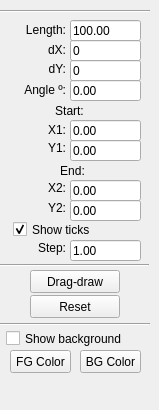
          <widget class="QWidget" name="page_3">
           <widget class="QFrame" name="fRuler">
            <property name="geometry">
             <rect>
              <x>0</x>
              <y>10</y>
              <width>150</width>
              <height>391</height>
             </rect>
            </property>
            <property name="frameShape">
             <enum>QFrame::Shape::NoFrame</enum>
            </property>
            <property name="frameShadow">
             <enum>QFrame::Shadow::Raised</enum>
            </property>
            <widget class="QPushButton" name="pbResetRuler">
             <property name="geometry">
              <rect>
               <x>30</x>
               <y>285</y>
               <width>90</width>
               <height>23</height>
              </rect>
             </property>
             <property name="text">
              <string>Reset</string>
             </property>
            </widget>
            <widget class="QLineEdit" name="ledRulerX">
             <property name="geometry">
              <rect>
               <x>70</x>
               <y>110</y>
               <width>71</width>
               <height>21</height>
              </rect>
             </property>
             <property name="text">
              <string>0.00</string>
             </property>
            </widget>
            <widget class="QLineEdit" name="ledRulerY">
             <property name="geometry">
              <rect>
               <x>70</x>
               <y>130</y>
               <width>71</width>
               <height>21</height>
              </rect>
             </property>
             <property name="text">
              <string>0.00</string>
             </property>
            </widget>
            <widget class="QLabel" name="label_13">
             <property name="geometry">
              <rect>
               <x>5</x>
               <y>130</y>
               <width>61</width>
               <height>16</height>
              </rect>
             </property>
             <property name="text">
              <string>Y1:</string>
             </property>
             <property name="alignment">
              <set>Qt::AlignmentFlag::AlignRight|Qt::AlignmentFlag::AlignTrailing|Qt::AlignmentFlag::AlignVCenter</set>
             </property>
            </widget>
            <widget class="QLabel" name="label_10">
             <property name="geometry">
              <rect>
               <x>5</x>
               <y>112</y>
               <width>61</width>
               <height>16</height>
              </rect>
             </property>
             <property name="text">
              <string>X1:</string>
             </property>
             <property name="alignment">
              <set>Qt::AlignmentFlag::AlignRight|Qt::AlignmentFlag::AlignTrailing|Qt::AlignmentFlag::AlignVCenter</set>
             </property>
            </widget>
            <widget class="QLineEdit" name="ledRulerTicksLength">
             <property name="geometry">
              <rect>
               <x>70</x>
               <y>230</y>
               <width>71</width>
               <height>21</height>
              </rect>
             </property>
             <property name="text">
              <string>1.00</string>
             </property>
            </widget>
            <widget class="QCheckBox" name="cbRulerTicksLength">
             <property name="geometry">
              <rect>
               <x>13</x>
               <y>211</y>
               <width>126</width>
               <height>17</height>
              </rect>
             </property>
             <property name="text">
              <string>Show ticks</string>
             </property>
             <property name="checked">
              <bool>true</bool>
             </property>
            </widget>
            <widget class="QLineEdit" name="ledRulerY2">
             <property name="geometry">
              <rect>
               <x>70</x>
               <y>190</y>
               <width>71</width>
               <height>21</height>
              </rect>
             </property>
             <property name="text">
              <string>0.00</string>
             </property>
            </widget>
            <widget class="QLabel" name="label_19">
             <property name="geometry">
              <rect>
               <x>5</x>
               <y>190</y>
               <width>61</width>
               <height>16</height>
              </rect>
             </property>
             <property name="text">
              <string>Y2:</string>
             </property>
             <property name="alignment">
              <set>Qt::AlignmentFlag::AlignRight|Qt::AlignmentFlag::AlignTrailing|Qt::AlignmentFlag::AlignVCenter</set>
             </property>
            </widget>
            <widget class="QLabel" name="label_16">
             <property name="geometry">
              <rect>
               <x>5</x>
               <y>170</y>
               <width>61</width>
               <height>16</height>
              </rect>
             </property>
             <property name="text">
              <string>X2:</string>
             </property>
             <property name="alignment">
              <set>Qt::AlignmentFlag::AlignRight|Qt::AlignmentFlag::AlignTrailing|Qt::AlignmentFlag::AlignVCenter</set>
             </property>
            </widget>
            <widget class="QLineEdit" name="ledRulerX2">
             <property name="geometry">
              <rect>
               <x>70</x>
               <y>170</y>
               <width>71</width>
               <height>21</height>
              </rect>
             </property>
             <property name="text">
              <string>0.00</string>
             </property>
            </widget>
            <widget class="QPushButton" name="pbRulerFGColor">
             <property name="geometry">
              <rect>
               <x>10</x>
               <y>340</y>
               <width>61</width>
               <height>23</height>
              </rect>
             </property>
             <property name="text">
              <string>FG Color</string>
             </property>
            </widget>
            <widget class="QPushButton" name="pbRulerBGColor">
             <property name="geometry">
              <rect>
               <x>80</x>
               <y>340</y>
               <width>61</width>
               <height>23</height>
              </rect>
             </property>
             <property name="text">
              <string>BG Color</string>
             </property>
            </widget>
            <widget class="QCheckBox" name="cbRulerShowBG">
             <property name="geometry">
              <rect>
               <x>6</x>
               <y>320</y>
               <width>140</width>
               <height>17</height>
              </rect>
             </property>
             <property name="text">
              <string>Show background</string>
             </property>
            </widget>
            <widget class="QLineEdit" name="ledRulerAngle">
             <property name="enabled">
              <bool>true</bool>
             </property>
             <property name="geometry">
              <rect>
               <x>70</x>
               <y>70</y>
               <width>71</width>
               <height>21</height>
              </rect>
             </property>
             <property name="text">
              <string>0.00</string>
             </property>
             <property name="readOnly">
              <bool>false</bool>
             </property>
            </widget>
            <widget class="QLabel" name="label_11">
             <property name="geometry">
              <rect>
               <x>5</x>
               <y>9</y>
               <width>61</width>
               <height>21</height>
              </rect>
             </property>
             <property name="text">
              <string>Length:</string>
             </property>
             <property name="alignment">
              <set>Qt::AlignmentFlag::AlignRight|Qt::AlignmentFlag::AlignTrailing|Qt::AlignmentFlag::AlignVCenter</set>
             </property>
            </widget>
            <widget class="QLineEdit" name="ledRulerLen">
             <property name="geometry">
              <rect>
               <x>70</x>
               <y>10</y>
               <width>71</width>
               <height>21</height>
              </rect>
             </property>
             <property name="text">
              <string>100.00</string>
             </property>
            </widget>
            <widget class="QLabel" name="label_15">
             <property name="geometry">
              <rect>
               <x>5</x>
               <y>69</y>
               <width>61</width>
               <height>21</height>
              </rect>
             </property>
             <property name="text">
              <string>Angle º:</string>
             </property>
             <property name="alignment">
              <set>Qt::AlignmentFlag::AlignRight|Qt::AlignmentFlag::AlignTrailing|Qt::AlignmentFlag::AlignVCenter</set>
             </property>
            </widget>
            <widget class="QLineEdit" name="ledRulerDY">
             <property name="enabled">
              <bool>true</bool>
             </property>
             <property name="geometry">
              <rect>
               <x>70</x>
               <y>50</y>
               <width>71</width>
               <height>21</height>
              </rect>
             </property>
             <property name="text">
              <string>0</string>
             </property>
             <property name="readOnly">
              <bool>false</bool>
             </property>
            </widget>
            <widget class="QLabel" name="label_22">
             <property name="geometry">
              <rect>
               <x>5</x>
               <y>32</y>
               <width>61</width>
               <height>16</height>
              </rect>
             </property>
             <property name="text">
              <string>dX:</string>
             </property>
             <property name="alignment">
              <set>Qt::AlignmentFlag::AlignRight|Qt::AlignmentFlag::AlignTrailing|Qt::AlignmentFlag::AlignVCenter</set>
             </property>
            </widget>
            <widget class="QLineEdit" name="ledRulerDX">
             <property name="geometry">
              <rect>
               <x>70</x>
               <y>30</y>
               <width>71</width>
               <height>21</height>
              </rect>
             </property>
             <property name="text">
              <string>0</string>
             </property>
             <property name="readOnly">
              <bool>false</bool>
             </property>
            </widget>
            <widget class="QLabel" name="label_23">
             <property name="geometry">
              <rect>
               <x>5</x>
               <y>51</y>
               <width>61</width>
               <height>16</height>
              </rect>
             </property>
             <property name="text">
              <string>dY:</string>
             </property>
             <property name="alignment">
              <set>Qt::AlignmentFlag::AlignRight|Qt::AlignmentFlag::AlignTrailing|Qt::AlignmentFlag::AlignVCenter</set>
             </property>
            </widget>
            <widget class="Line" name="line_13">
             <property name="geometry">
              <rect>
               <x>-1</x>
               <y>254</y>
               <width>150</width>
               <height>3</height>
              </rect>
             </property>
             <property name="orientation">
              <enum>Qt::Orientation::Horizontal</enum>
             </property>
            </widget>
            <widget class="QPushButton" name="pbToolboxDragMode_2">
             <property name="enabled">
              <bool>true</bool>
             </property>
             <property name="geometry">
              <rect>
               <x>30</x>
               <y>260</y>
               <width>90</width>
               <height>23</height>
              </rect>
             </property>
             <property name="toolTip">
              <string>Left mouse press-drag-release to place the box. Shortcut: use Ctrl  button</string>
             </property>
             <property name="text">
              <string>Drag-draw</string>
             </property>
            </widget>
            <widget class="QLabel" name="label_7">
             <property name="geometry">
              <rect>
               <x>4</x>
               <y>90</y>
               <width>131</width>
               <height>21</height>
              </rect>
             </property>
             <property name="text">
              <string>Start:</string>
             </property>
             <property name="alignment">
              <set>Qt::AlignmentFlag::AlignCenter</set>
             </property>
            </widget>
            <widget class="QLabel" name="label_20">
             <property name="geometry">
              <rect>
               <x>2</x>
               <y>150</y>
               <width>141</width>
               <height>21</height>
              </rect>
             </property>
             <property name="text">
              <string>End:</string>
             </property>
             <property name="alignment">
              <set>Qt::AlignmentFlag::AlignCenter</set>
             </property>
            </widget>
            <widget class="QLabel" name="label_28">
             <property name="geometry">
              <rect>
               <x>5</x>
               <y>230</y>
               <width>61</width>
               <height>16</height>
              </rect>
             </property>
             <property name="text">
              <string>Step:</string>
             </property>
             <property name="alignment">
              <set>Qt::AlignmentFlag::AlignRight|Qt::AlignmentFlag::AlignTrailing|Qt::AlignmentFlag::AlignVCenter</set>
             </property>
            </widget>
            <widget class="Line" name="line_15">
             <property name="geometry">
              <rect>
               <x>0</x>
               <y>0</y>
               <width>150</width>
               <height>3</height>
              </rect>
             </property>
             <property name="orientation">
              <enum>Qt::Orientation::Horizontal</enum>
             </property>
            </widget>
            <widget class="Line" name="line_16">
             <property name="geometry">
              <rect>
               <x>0</x>
               <y>313</y>
               <width>150</width>
               <height>3</height>
              </rect>
             </property>
             <property name="orientation">
              <enum>Qt::Orientation::Horizontal</enum>
             </property>
            </widget>
            <zorder>pbResetRuler</zorder>
            <zorder>label_13</zorder>
            <zorder>label_10</zorder>
            <zorder>ledRulerTicksLength</zorder>
            <zorder>cbRulerTicksLength</zorder>
            <zorder>label_19</zorder>
            <zorder>label_16</zorder>
            <zorder>ledRulerY2</zorder>
            <zorder>ledRulerX</zorder>
            <zorder>ledRulerY</zorder>
            <zorder>ledRulerX2</zorder>
            <zorder>pbRulerFGColor</zorder>
            <zorder>pbRulerBGColor</zorder>
            <zorder>cbRulerShowBG</zorder>
            <zorder>ledRulerAngle</zorder>
            <zorder>label_11</zorder>
            <zorder>ledRulerLen</zorder>
            <zorder>label_15</zorder>
            <zorder>ledRulerDY</zorder>
            <zorder>label_22</zorder>
            <zorder>ledRulerDX</zorder>
            <zorder>label_23</zorder>
            <zorder>line_13</zorder>
            <zorder>pbToolboxDragMode_2</zorder>
            <zorder>label_7</zorder>
            <zorder>label_20</zorder>
            <zorder>label_28</zorder>
            <zorder>line_15</zorder>
            <zorder>line_16</zorder>
           </widget>
          </widget>
